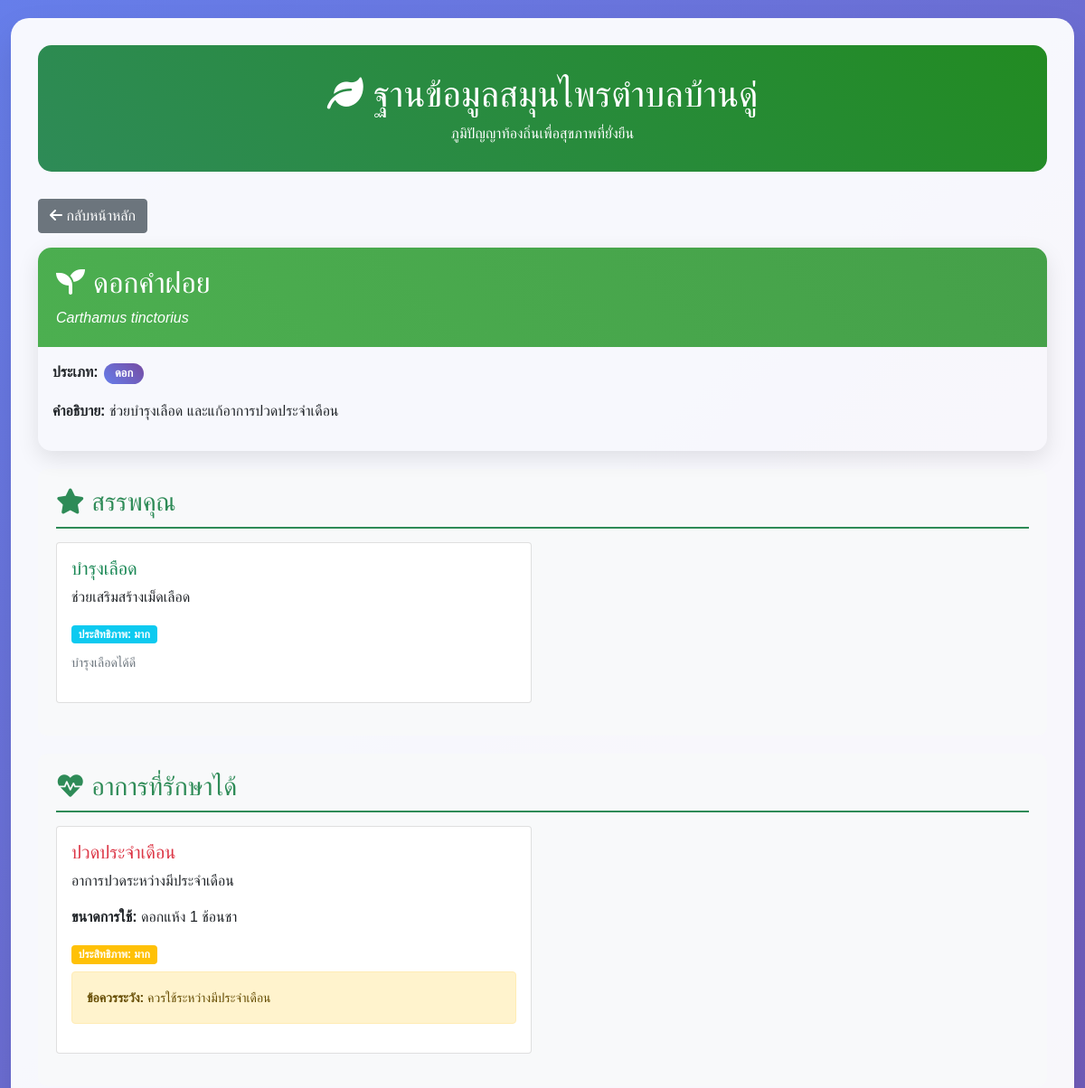
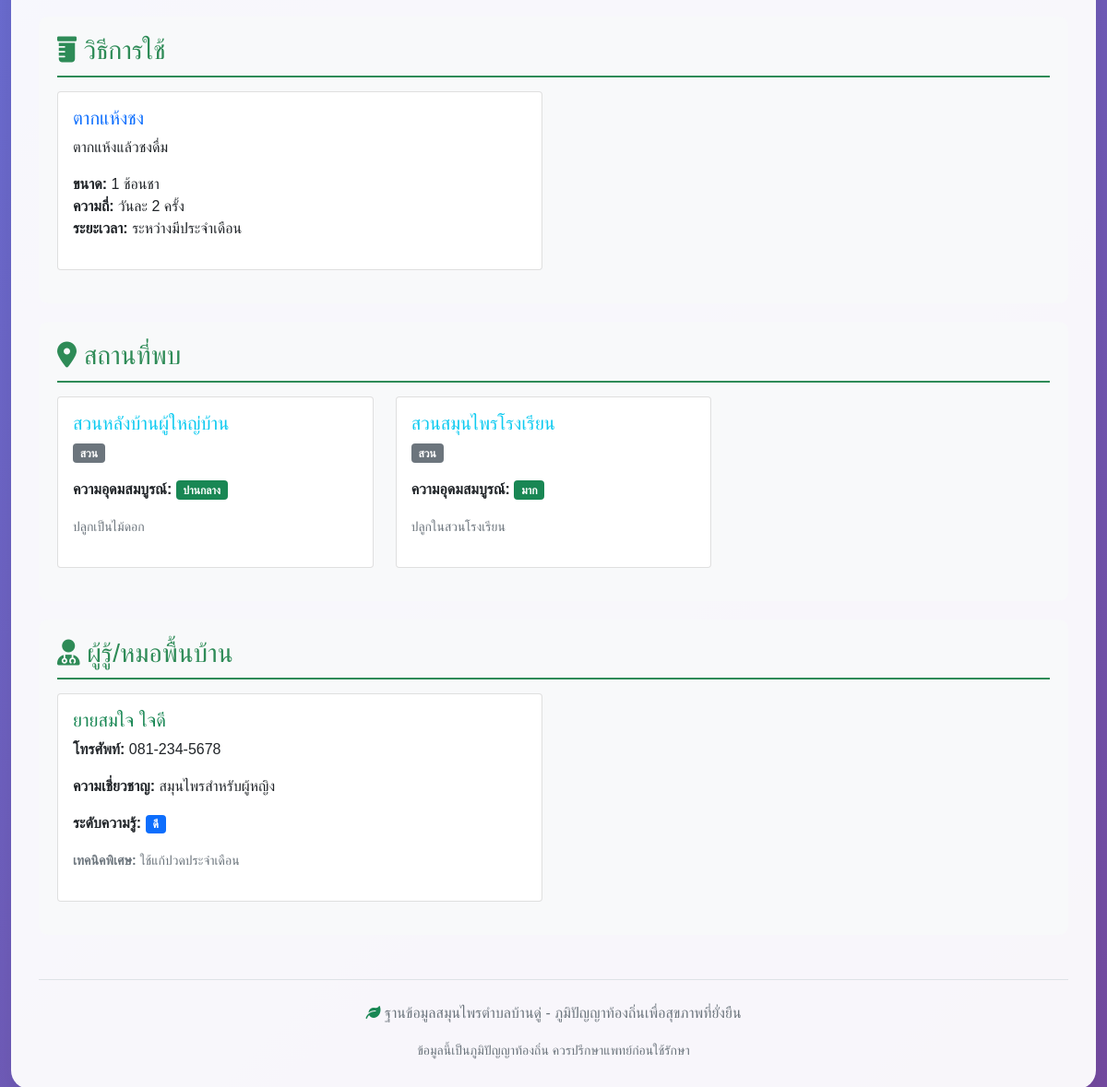
Page /?herb_id=10 on the committed database (2 pictures, top to bottom).
### tables this page shows
CREATE TABLE herbs (
    herb_id INT PRIMARY KEY AUTO_INCREMENT,
    herb_name VARCHAR(100) NOT NULL UNIQUE,
    scientific_name VARCHAR(150),
    herb_type ENUM('ใบ', 'ราก', 'เปลือก', 'ดอก', 'ผล', 'เมล็ด', 'ทั้งต้น') NOT NULL,
    description TEXT,
    created_at TIMESTAMP DEFAULT CURRENT_TIMESTAMP
);

CREATE TABLE herb_properties (
    herb_id INT,
    property_id INT,
    effectiveness_level ENUM('น้อย', 'ปานกลาง', 'มาก', 'มากที่สุด') DEFAULT 'ปานกลาง',
    notes TEXT,
    PRIMARY KEY (herb_id, property_id),
    FOREIGN KEY (herb_id) REFERENCES herbs(herb_id) ON DELETE CASCADE,
    FOREIGN KEY (property_id) REFERENCES properties(property_id) ON DELETE CASCADE
);

CREATE TABLE properties (
    property_id INT PRIMARY KEY AUTO_INCREMENT,
    property_name VARCHAR(100) NOT NULL UNIQUE,
    property_description TEXT,
    created_at TIMESTAMP DEFAULT CURRENT_TIMESTAMP
);

CREATE TABLE herb_symptoms (
    herb_id INT,
    symptom_id INT,
    effectiveness_level ENUM('น้อย', 'ปานกลาง', 'มาก', 'มากที่สุด') DEFAULT 'ปานกลาง',
    dosage VARCHAR(100),
    precautions TEXT,
    PRIMARY KEY (herb_id, symptom_id),
    FOREIGN KEY (herb_id) REFERENCES herbs(herb_id) ON DELETE CASCADE,
    FOREIGN KEY (symptom_id) REFERENCES symptoms(symptom_id) ON DELETE CASCADE
);

CREATE TABLE symptoms (
    symptom_id INT PRIMARY KEY AUTO_INCREMENT,
    symptom_name VARCHAR(100) NOT NULL UNIQUE,
    symptom_description TEXT,
    severity_level ENUM('เบา', 'ปานกลาง', 'รุนแรง'),
    created_at TIMESTAMP DEFAULT CURRENT_TIMESTAMP
);

CREATE TABLE herb_usage_methods (
    herb_id INT,
    method_id INT,
    dosage VARCHAR(100),
    frequency VARCHAR(50),
    duration VARCHAR(50),
    PRIMARY KEY (herb_id, method_id),
    FOREIGN KEY (herb_id) REFERENCES herbs(herb_id) ON DELETE CASCADE,
    FOREIGN KEY (method_id) REFERENCES usage_methods(method_id) ON DELETE CASCADE
);

CREATE TABLE usage_methods (
    method_id INT PRIMARY KEY AUTO_INCREMENT,
    method_name VARCHAR(100) NOT NULL UNIQUE,
    method_description TEXT,
    preparation_time INT,  
    created_at TIMESTAMP DEFAULT CURRENT_TIMESTAMP
);

CREATE TABLE herb_locations (
    herb_id INT,
    location_id INT,
    abundance ENUM('น้อย', 'ปานกลาง', 'มาก', 'มากมาย') DEFAULT 'ปานกลาง',
    harvest_notes TEXT,
    PRIMARY KEY (herb_id, location_id),
    FOREIGN KEY (herb_id) REFERENCES herbs(herb_id) ON DELETE CASCADE,
    FOREIGN KEY (location_id) REFERENCES locations(location_id) ON DELETE CASCADE
);

CREATE TABLE locations (
    location_id INT PRIMARY KEY AUTO_INCREMENT,
    location_name VARCHAR(100) NOT NULL,
    location_type ENUM('ป่า', 'สวน', 'บ้าน', 'ไร่', 'นา', 'ริมน้ำ', 'ภูเขา') NOT NULL,
    latitude DECIMAL(10, 8),
    longitude DECIMAL(11, 8),
    accessibility ENUM('ง่าย', 'ปานกลาง', 'ยาก'),
    created_at TIMESTAMP DEFAULT CURRENT_TIMESTAMP
);

CREATE TABLE healer_herb_knowledge (
    healer_id INT,
    herb_id INT,
    knowledge_level ENUM('เบื้องต้น', 'ปานกลาง', 'ดี', 'เชี่ยวชาญ') DEFAULT 'ปานกลาง',
    years_of_use INT,
    special_techniques TEXT,
    PRIMARY KEY (healer_id, herb_id),
    FOREIGN KEY (healer_id) REFERENCES healers(healer_id) ON DELETE CASCADE,
    FOREIGN KEY (herb_id) REFERENCES herbs(herb_id) ON DELETE CASCADE
);

CREATE TABLE healers (
    healer_id INT PRIMARY KEY AUTO_INCREMENT,
    healer_name VARCHAR(100) NOT NULL,
    age INT,
    experience_years INT,
    phone VARCHAR(20),
    address TEXT,
    specialization TEXT,
    created_at TIMESTAMP DEFAULT CURRENT_TIMESTAMP
);

### index.php (the view, shortened to what this page needs)
<?php
require_once 'connect.php';
function getHerbDetails($conn, $herb_id) {
    $sql = "SELECT * FROM herbs WHERE herb_id = ?";
    $stmt = $conn->prepare($sql);
    $stmt->bind_param("i", $herb_id);
    $stmt->execute();
    $herb = $stmt->get_result()->fetch_assoc();
    $sql = "SELECT p.property_name, p.property_description, hp.effectiveness_level, hp.notes
            FROM herb_properties hp
            JOIN properties p ON hp.property_id = p.property_id
            WHERE hp.herb_id = ?";
    $stmt = $conn->prepare($sql);
    $stmt->bind_param("i", $herb_id);
    $stmt->execute();
    $herb['properties'] = $stmt->get_result()->fetch_all(MYSQLI_ASSOC);
    $sql = "SELECT s.symptom_name, s.symptom_description, hs.effectiveness_level, hs.dosage, hs.precautions
            FROM herb_symptoms hs
            JOIN symptoms s ON hs.symptom_id = s.symptom_id
            WHERE hs.herb_id = ?";
    $stmt = $conn->prepare($sql);
    $stmt->bind_param("i", $herb_id);
    $stmt->execute();
    $herb['symptoms'] = $stmt->get_result()->fetch_all(MYSQLI_ASSOC);
    $sql = "SELECT m.method_name, m.method_description, hum.dosage, hum.frequency, hum.duration
            FROM herb_usage_methods hum
            JOIN usage_methods m ON hum.method_id = m.method_id
            WHERE hum.herb_id = ?";
    $stmt = $conn->prepare($sql);
    $stmt->bind_param("i", $herb_id);
    $stmt->execute();
    $herb['usage_methods'] = $stmt->get_result()->fetch_all(MYSQLI_ASSOC);
    $sql = "SELECT l.location_name, l.location_type, hl.abundance, hl.harvest_notes
            FROM herb_locations hl
            JOIN locations l ON hl.location_id = l.location_id
            WHERE hl.herb_id = ?";
    $stmt = $conn->prepare($sql);
    $stmt->bind_param("i", $herb_id);
    $stmt->execute();
    $herb['locations'] = $stmt->get_result()->fetch_all(MYSQLI_ASSOC);
    $sql = "SELECT h.healer_name, h.phone, h.specialization, hhk.knowledge_level, hhk.special_techniques
            FROM healer_herb_knowledge hhk
            JOIN healers h ON hhk.healer_id = h.healer_id
            WHERE hhk.herb_id = ?";
    $stmt = $conn->prepare($sql);
    $stmt->bind_param("i", $herb_id);
    $stmt->execute();
    $herb['healers'] = $stmt->get_result()->fetch_all(MYSQLI_ASSOC);
    return $herb;
}
$search_term = isset($_GET['search']) ? trim($_GET['search']) : '';
$herb_id = isset($_GET['herb_id']) ? (int)$_GET['herb_id'] : 0;
if ($herb_id > 0) {
    $herb_detail = getHerbDetails($conn, $herb_id);
} else {
    $herbs = $search_term ? searchHerbs($conn, $search_term) : getAllHerbs($conn);
}
?>
<!DOCTYPE html>
<html lang="th">
<head>
    <link href="https://cdn.jsdelivr.net/npm/bootstrap@5.1.3/dist/css/bootstrap.min.css" rel="stylesheet">
    <link href="https://cdnjs.cloudflare.com/ajax/libs/font-awesome/6.0.0/css/all.min.css" rel="stylesheet">
</head>
<body>
    <div class="container-fluid">
        <div class="main-container">
            <div class="header">
                <h1><i class="fas fa-leaf"></i> ฐานข้อมูลสมุนไพรตำบลบ้านดู่</h1>
                <p class="mb-0">ภูมิปัญญาท้องถิ่นเพื่อสุขภาพที่ยั่งยืน</p>
            </div>
            <?php if ($herb_id > 0 && $herb_detail): ?>
                <div class="mb-3">
                    <a href="index.php" class="btn btn-secondary">
                        <i class="fas fa-arrow-left"></i> กลับหน้าหลัก
                    </a>
                </div>
                <div class="row">
                    <div class="col-12">
                        <div class="herb-card">
                            <div class="herb-card-header">
                                <h2><i class="fas fa-seedling"></i> <?= htmlspecialchars($herb_detail['herb_name']) ?></h2>
                                <p class="mb-0"><em><?= htmlspecialchars($herb_detail['scientific_name']) ?></em></p>
                            </div>
                            <div class="card-body">
                                <div class="row">
                                    <div class="col-md-6">
                                        <p><strong>ประเภท:</strong> <span class="badge badge-custom"><?= htmlspecialchars($herb_detail['herb_type']) ?></span></p>
                                        <p><strong>คำอธิบาย:</strong> <?= htmlspecialchars($herb_detail['description']) ?></p>
                                    </div>
                                </div>
                            </div>
                        </div>
                    </div>
                </div>
                <?php if (!empty($herb_detail['properties'])): ?>
                <div class="detail-section">
                    <h3 class="section-title"><i class="fas fa-star"></i> สรรพคุณ</h3>
                    <div class="row">
                        <?php foreach ($herb_detail['properties'] as $property): ?>
                        <div class="col-md-6 mb-3">
                            <div class="card h-100">
                                <div class="card-body">
                                    <h5 class="card-title text-success"><?= htmlspecialchars($property['property_name']) ?></h5>
                                    <p class="card-text"><?= htmlspecialchars($property['property_description']) ?></p>
                                    <span class="badge bg-info">ประสิทธิภาพ: <?= htmlspecialchars($property['effectiveness_level']) ?></span>
                                    <?php if ($property['notes']): ?>
                                    <p class="mt-2 text-muted"><small><?= htmlspecialchars($property['notes']) ?></small></p>
                                    <?php endif; ?>
                                </div>
                            </div>
                        </div>
                        <?php endforeach; ?>
                    </div>
                </div>
                <?php endif; ?>
                <?php if (!empty($herb_detail['symptoms'])): ?>
                <div class="detail-section">
                    <h3 class="section-title"><i class="fas fa-heartbeat"></i> อาการที่รักษาได้</h3>
                    <div class="row">
                        <?php foreach ($herb_detail['symptoms'] as $symptom): ?>
                        <div class="col-md-6 mb-3">
                            <div class="card h-100">
                                <div class="card-body">
                                    <h5 class="card-title text-danger"><?= htmlspecialchars($symptom['symptom_name']) ?></h5>
                                    <p class="card-text"><?= htmlspecialchars($symptom['symptom_description']) ?></p>
                                    <p><strong>ขนาดการใช้:</strong> <?= htmlspecialchars($symptom['dosage']) ?></p>
                                    <span class="badge bg-warning">ประสิทธิภาพ: <?= htmlspecialchars($symptom['effectiveness_level']) ?></span>
                                    <?php if ($symptom['precautions']): ?>
                                    <div class="alert alert-warning mt-2" role="alert">
                                        <small><strong>ข้อควรระวัง:</strong> <?= htmlspecialchars($symptom['precautions']) ?></small>
                                    </div>
                                    <?php endif; ?>
                                </div>
                            </div>
                        </div>
                        <?php endforeach; ?>
                    </div>
                </div>
                <?php endif; ?>
                <?php if (!empty($herb_detail['usage_methods'])): ?>
                <div class="detail-section">
                    <h3 class="section-title"><i class="fas fa-prescription-bottle"></i> วิธีการใช้</h3>
                    <div class="row">
                        <?php foreach ($herb_detail['usage_methods'] as $method): ?>
                        <div class="col-md-6 mb-3">
                            <div class="card h-100">
                                <div class="card-body">
                                    <h5 class="card-title text-primary"><?= htmlspecialchars($method['method_name']) ?></h5>
                                    <p class="card-text"><?= htmlspecialchars($method['method_description']) ?></p>
                                    <ul class="list-unstyled">
                                        <li><strong>ขนาด:</strong> <?= htmlspecialchars($method['dosage']) ?></li>
                                        <li><strong>ความถี่:</strong> <?= htmlspecialchars($method['frequency']) ?></li>
                                        <li><strong>ระยะเวลา:</strong> <?= htmlspecialchars($method['duration']) ?></li>
                                    </ul>
                                </div>
                            </div>
                        </div>
                        <?php endforeach; ?>
                    </div>
                </div>
                <?php endif; ?>
                <?php if (!empty($herb_detail['locations'])): ?>
                <div class="detail-section">
                    <h3 class="section-title"><i class="fas fa-map-marker-alt"></i> สถานที่พบ</h3>
                    <div class="row">
                        <?php foreach ($herb_detail['locations'] as $location): ?>
                        <div class="col-md-4 mb-3">
                            <div class="card h-100">
                                <div class="card-body">
                                    <h5 class="card-title text-info"><?= htmlspecialchars($location['location_name']) ?></h5>
                                    <p><span class="badge bg-secondary"><?= htmlspecialchars($location['location_type']) ?></span></p>
                                    <p><strong>ความอุดมสมบูรณ์:</strong> <span class="badge bg-success"><?= htmlspecialchars($location['abundance']) ?></span></p>
                                    <?php if ($location['harvest_notes']): ?>
                                    <p class="text-muted"><small><?= htmlspecialchars($location['harvest_notes']) ?></small></p>
                                    <?php endif; ?>
                                </div>
                            </div>
                        </div>
                        <?php endforeach; ?>
                    </div>
                </div>
                <?php endif; ?>
                <?php if (!empty($herb_detail['healers'])): ?>
                <div class="detail-section">
                    <h3 class="section-title"><i class="fas fa-user-md"></i> ผู้รู้/หมอพื้นบ้าน</h3>
                    <div class="row">
                        <?php foreach ($herb_detail['healers'] as $healer): ?>
                        <div class="col-md-6 mb-3">
                            <div class="card h-100">
                                <div class="card-body">
                                    <h5 class="card-title text-success"><?= htmlspecialchars($healer['healer_name']) ?></h5>
                                    <p><strong>โทรศัพท์:</strong> <?= htmlspecialchars($healer['phone']) ?></p>
                                    <p><strong>ความเชี่ยวชาญ:</strong> <?= htmlspecialchars($healer['specialization']) ?></p>
                                    <p><strong>ระดับความรู้:</strong> <span class="badge bg-primary"><?= htmlspecialchars($healer['knowledge_level']) ?></span></p>
                                    <?php if ($healer['special_techniques']): ?>
                                    <p class="text-muted"><small><strong>เทคนิคพิเศษ:</strong> <?= htmlspecialchars($healer['special_techniques']) ?></small></p>
                                    <?php endif; ?>
                                </div>
                            </div>
                        </div>
                        <?php endforeach; ?>
                    </div>
                </div>
                <?php endif; ?>
            <?php endif; ?>
            <footer class="text-center mt-5 pt-4 border-top">
                <p class="text-muted">
                    <i class="fas fa-leaf text-success"></i>
                    ฐานข้อมูลสมุนไพรตำบลบ้านดู่ - ภูมิปัญญาท้องถิ่นเพื่อสุขภาพที่ยั่งยืน
                </p>
                <small class="text-muted">ข้อมูลนี้เป็นภูมิปัญญาท้องถิ่น ควรปรึกษาแพทย์ก่อนใช้รักษา</small>
            </footer>
        </div>
    </div>
</body>
</html>

### rows in the picture
herbs: herb_name "ดอกคำฝอย", scientific_name "Carthamus tinctorius", herb_type "ดอก", description "ช่วยบำรุงเลือด และแก้อาการปวดประจำเดือน"
herb_properties: property.property_name "บำรุงเลือด", property.property_description "ช่วยเสริมสร้างเม็ดเลือด", effectiveness_level "มาก", notes "บำรุงเลือดได้ดี"
herb_symptoms: symptom.symptom_name "ปวดประจำเดือน", symptom.symptom_description "อาการปวดระหว่างมีประจำเดือน", dosage "ดอกแห้ง 1 ช้อนชา", effectiveness_level "มาก", precautions "ควรใช้ระหว่างมีประจำเดือน"
herb_usage_methods: method.method_name "ตากแห้งชง", method.method_description "ตากแห้งแล้วชงดื่ม", dosage "1 ช้อนชา", frequency "วันละ 2 ครั้ง", duration "ระหว่างมีประจำเดือน"
herb_locations: location.location_name "สวนหลังบ้านผู้ใหญ่บ้าน", location.location_type "สวน", abundance "ปานกลาง", harvest_notes "ปลูกเป็นไม้ดอก"
herb_locations: location.location_name "สวนสมุนไพรโรงเรียน", location.location_type "สวน", abundance "มาก", harvest_notes "ปลูกในสวนโรงเรียน"
healer_herb_knowledge: healer.healer_name "ยายสมใจ ใจดี", healer.phone "081-234-5678", healer.specialization "สมุนไพรสำหรับผู้หญิง", knowledge_level "ดี", special_techniques "ใช้แก้ปวดประจำเดือน"
